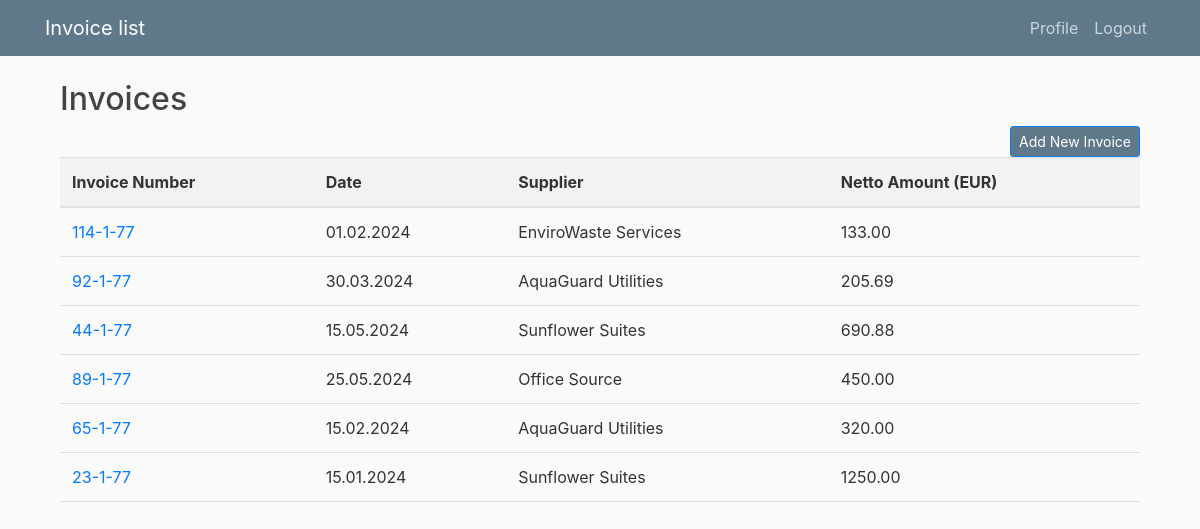
Screenshot of / (signed in) with the database file from the repository.
### invoice/models.py (models this page shows, shortened)
class Invoice(models.Model):
    cost_code = models.ForeignKey(TypeOfCost, on_delete=models.CASCADE)
    cost_center_code = models.ForeignKey(CostCenter, on_delete=models.CASCADE)
    supplier = models.ForeignKey(Supplier, on_delete=models.CASCADE)
    netto_amount = models.DecimalField(max_digits=10, decimal_places=2)
    date = models.DateField()
    invoice_number = models.CharField(max_length=20)
    user = models.ForeignKey(User, on_delete=models.CASCADE)

class Supplier(models.Model):
	supplier_name = models.CharField(max_length=40)

### invoice/views.py (the view)
# urls.py: path('', views.home, name='invoice-home'),
@login_required
def home(request):
    types_of_cost = TypeOfCost.objects.all()
    cost_centers = CostCenter.objects.all()
    suppliers = Supplier.objects.all()
    user_invoices = Invoice.objects.filter(user=request.user)
    if request.user.is_staff or request.user.is_superuser:
        user_invoices = Invoice.objects.all()
    else:
        user_invoices = Invoice.objects.filter(user=request.user)
    return render(request, 'invoice/home.html', {'types_of_cost': types_of_cost, 'cost_centers': cost_centers, 'suppliers': suppliers, 'invoices': user_invoices, 'show_username': request.user.is_staff or request.user.is_superuser})

### users/templatetags/custom_filters.py (called while the page is built)
@register.filter
def format_number(value):
    try:
        locale.setlocale(locale.LC_ALL, 'it_IT.UTF-8')
        formatted_value = locale.format_string("%0.2f", value, grouping=True)
        return formatted_value
    except (ValueError, locale.Error):
        return value

### invoice/templates/invoice/home.html (shortened to what this page needs)
{% extends "invoice/base.html" %}
{% block content %}
{% load custom_filters %}
    <div class="container">
        <h2>Invoices</h2>
        <a href="{% url 'create-invoice' %}" class="btn btn-primary btn-sm float-right bg-steel">Add New Invoice</a>
        <table class="table">
            <thead>
                <tr>
                    <th>Invoice Number</th>
                    <th>Date</th>
                    <th>Supplier</th>
                    <th>Netto Amount (EUR)</th>
                </tr>
            </thead>
            <tbody>
                {% for invoice in invoices %}
                <tr>
                    <td><a href="{% url 'invoice-detail' invoice.pk %}">{{ invoice.invoice_number }}</a></td>
                    <td>{{ invoice.date|date:"d.m.Y" }}</td>
                    <td>{{ invoice.supplier.supplier_name }}</td>
                    <td>{{ invoice.netto_amount |format_number }}</td>
                </tr>
                {% endfor %}
            </tbody>
        </table>
    </div>
{% endblock content %}

### invoice/static/invoice/main.css (style rules this page uses)
body { background: #fafafa; color: #333333; margin-top: 5rem; }
h1, h2, h3, h4, h5, h6 { color: #444444; }
.bg-steel { background-color: #5f788a; }
.table { width: 100%; border-collapse: collapse; }
th, td { padding: 8px; text-align: left; border-bottom: 1px solid #ddd; }
th { background-color: #f2f2f2; color: #333; font-weight: bold; }
td { vertical-align: top; }

### rows the page displays
Invoice: invoice_number "114-1-77", date "01.02.2024", supplier.supplier_name "EnviroWaste Services", netto_amount "133.00"
Invoice: invoice_number "92-1-77", date "30.03.2024", supplier.supplier_name "AquaGuard Utilities", netto_amount "205.69"
Invoice: invoice_number "44-1-77", date "15.05.2024", supplier.supplier_name "Sunflower Suites", netto_amount "690.88"
Invoice: invoice_number "89-1-77", date "25.05.2024", supplier.supplier_name "Office Source", netto_amount "450.00"
Invoice: invoice_number "65-1-77", date "15.02.2024", supplier.supplier_name "AquaGuard Utilities", netto_amount "320.00"
Invoice: invoice_number "23-1-77", date "15.01.2024", supplier.supplier_name "Sunflower Suites", netto_amount "1250.00"
